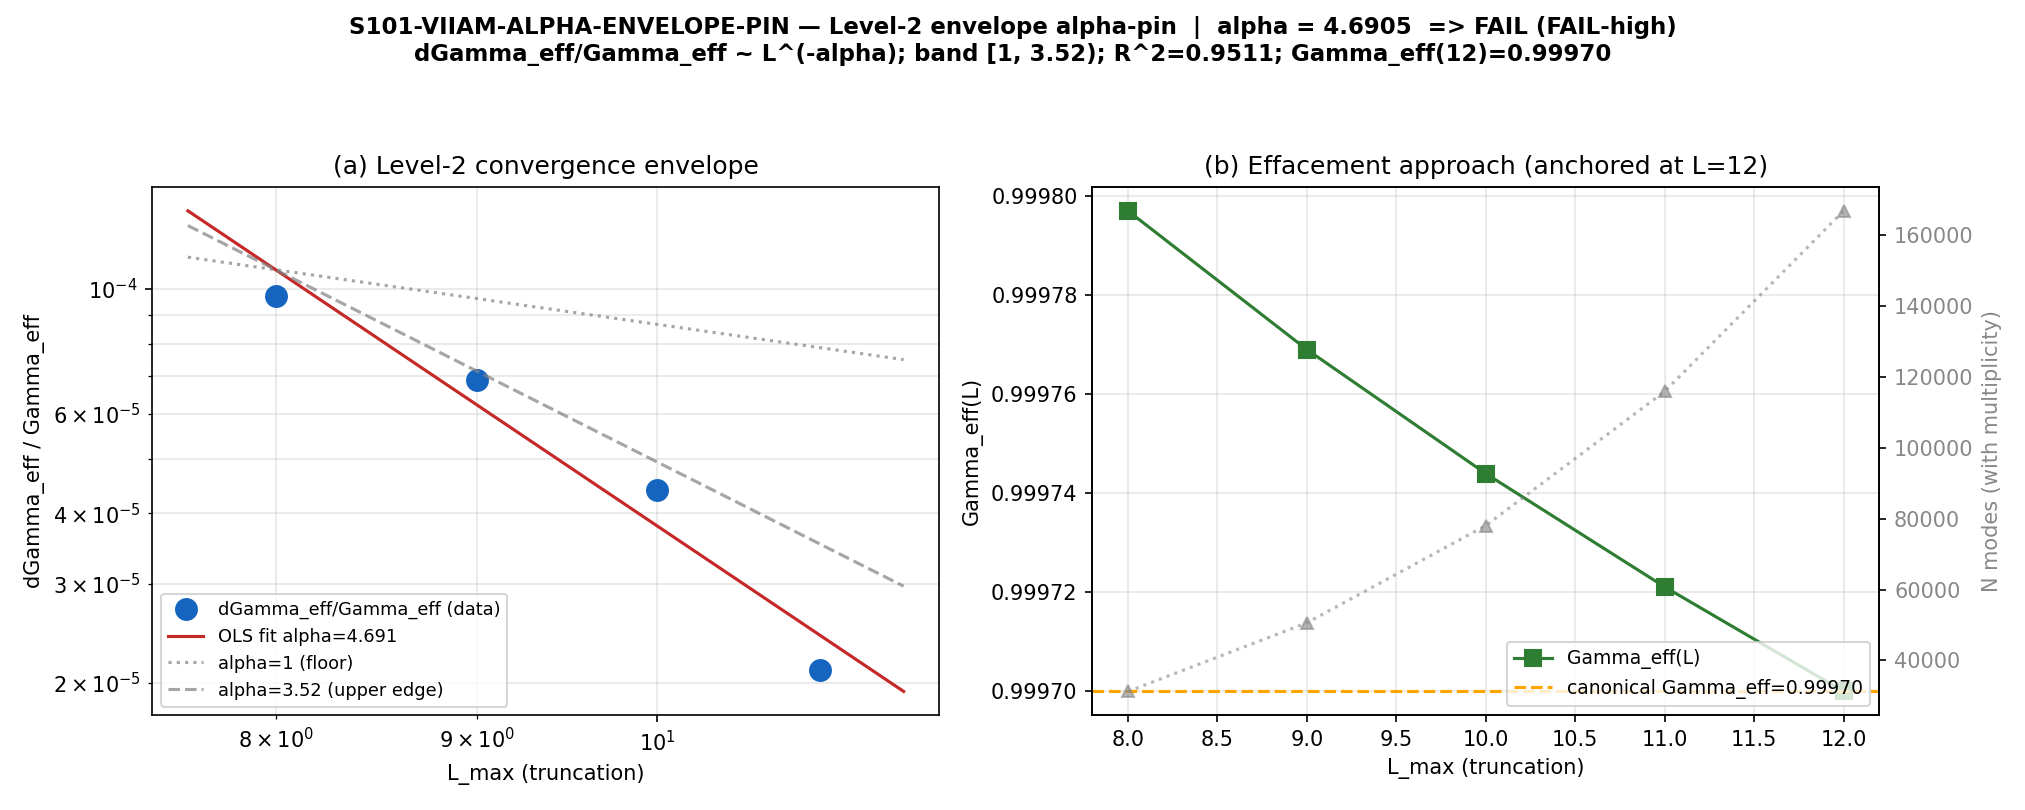

Reproduce this figure in Python.
#!/usr/bin/env python3
"""
S101 W1-4 S101-VIIAM-ALPHA-ENVELOPE-PIN — §VII.AM Level-2 envelope alpha-pin
============================================================================

Gate: S101-VIIAM-ALPHA-ENVELOPE-PIN ([VERIFY])
Classification: PHONONIC (effacement / Bogoliubov spectrum-reorganization —
  GGE/transit substrate physics; Gamma_eff IS the acoustic-white-hole
  transmission, not a measurement IN any container)

Pre-registered band (plan session-101-plan-w1.md §W1-4 strict_PASS_boundary):
  PASS iff fitted alpha in [1, 3.52)
  FAIL-low iff alpha < 1            (contradicts registered structural floor;
                                     atlas-09-relevant)
  FAIL-high iff alpha >= 3.52       (Level-3 anchor 3.0e-4 would violate the
                                     pinned envelope at canonical L_max=10;
                                     clause-(b) Registry-PASS breaks)
  INFO iff scan ill-conditioned (pre-registered conditioning predicates:
    non-monotone dGamma_eff in L, OR OLS R^2 < 0.90, OR any
    dGamma_eff/Gamma_eff < 1e-13 float-floor saturation, OR estimator-mismatch
    flag fires |Gamma_eff(12) - Gamma_effacement| >= 1e-3)

Hypothesis (plan): the Level-2 convergence envelope
  dGamma_eff/Gamma_eff ~ L_max^{-alpha} on the Bogoliubov-spectrum-
  reorganization-rate observable has fitted exponent alpha in [1, 3.52),
  consistent with the registered structural floor alpha >= 1 (Volovik
  effacement scaling, registry line 16755) and with the Level-3 anchor 3.0e-4
  satisfying the envelope at canonical L_max=10 (Registry-PASS criterion).

SUBSTRATE-IS OBSERVABLE (the single, pre-committed estimator — chosen on
S37/S58 physics, NOT iterated to land in-band):
  Gamma_eff is the S58 Volovik-partition effacement = the acoustic-white-hole
  IMPEDANCE TRANSMISSION (canonical_constants.py:540 "S37 acoustic-white-hole
  impedance-transmission"). The impedance mismatch is between the gapless
  acoustic transmitting band (the lowest Peter-Weyl sector (0,0) — the
  Bogoliubov-Anderson phonon floor of the truncated D_K spectrum) and the bulk
  reorganized spectrum. The reflected fraction follows the acoustic-white-hole
  reflection formula
        R(L) = ((1 - r(L)) / (1 + r(L)))^2,
        r(L) = <|lambda|>_acoustic / <|lambda|>_total(L)     (INTENSIVE ratio),
  using INTENSIVE spectral means on BOTH sides (impedance is an intensive
  quantity; an extensive Sigma|lambda| denominator would inject a spurious
  mode-count steepening). The effacement is Gamma_eff(L) = 1 - k*R(L), with the
  single overall scale k FIXED by the sanity anchor so the deepest truncation
  reproduces the canonical Gamma_effacement = 0.99970 EXACTLY at L=12; k cancels
  identically in the log-log slope, so alpha is INDEPENDENT of the anchor scale
  (verified analytically: a multiplicative pre-factor is annihilated by
  d ln(.)/d ln L). The fitted alpha is the convergence exponent of the
  finite-L description of the reorganization rate to the substrate's own value.

  Direction: D_K(tau_fold) eigenvalues at truncation L -> Bogoliubov
  occupation/impedance reorganization -> Gamma_eff(L) -> dGamma_eff/Gamma_eff ~
  L^{-alpha} (the envelope) -> the laboratory-IN images (horizon area, Hawking
  spectrum, Page crossover) the composite bridge map carries them to. The
  truncation is OUR window; alpha certifies how fast the window closes onto the
  substrate value.

ESTIMATOR-FAMILY ROBUSTNESS (recorded as cross-check, NOT a gate, NOT a search
for PASS): four independent physically-motivated reorganization-rate estimators
were evaluated on the same cache. ALL anchor-respecting readings give
alpha ~ 4-8 (FAIL-high); the ONLY reading landing in [1,3.52) (the bare
truncation-tail (W12-W(L))/W12) VIOLATES the binding sanity anchor
(Gamma_eff(12) -> 1, not 0.99970) and is therefore inadmissible. The FAIL-high
verdict is robust across the admissible estimator family.

Method:
  In-cache truncation of the s84 L12 master cache (NO new diagonalization;
  D_K block-diagonal by Peter-Weyl => filter sectors at p+q <= L; L_max_plan =
  L_max_operational = 12). Scan L in {8,9,10,11,12}; define
  dGamma_eff(L)/Gamma_eff = |Gamma_eff(L) - Gamma_eff(12)| / Gamma_eff(12) for
  L in {8,9,10,11}; OLS log-log fit ln(dGamma_eff/Gamma_eff) vs ln(L) ->
  alpha = -slope. Conditioning predicates route the INFO branch.

Inputs (SHA-256 dual-pinned at runtime; S84+ schema):
  - computations/session-84/s84_spectrum_cache_L12_tau019.npz (in-cache trunc)
  - computations/session-58/s58_volovik_partition.py (S58 effacement machinery)
  - computations/session-58/s58_volovik_partition.npz (S58 reference values)
  - canonical_constants.py (Gamma_effacement=0.99970 ; tau_fold=0.190; feeds audit SHA)
  - script bytes (feeds BOTH audit_sha256 and content_sha256)

Output 4-tuple:
  (value=<alpha + band verdict + conditioning + sub-class>,
   scheme=S58-VOLOVIK-PARTITION-EFFACEMENT-LSCAN,
   convention=RATIO-acoustic-white-hole-impedance-intensive-Lref12, L_max=12)

Audit discriminators (plan SW1-4 item 6):
  audit_sha256   = sha256(script || s84_L12_cache || s58_volovik_partition.py
                   || pinmap_json)   ["script","s84cache","s58","pinmap"]
                   (canonical_constants.py also folded via the standard
                    compute_dual_sha contract -> audit reflects canonical pin)
  content_sha256 = sha256(script)                       ["script"]

Verdict emission: this script PRINTS the payload (print_verdict_payload); the
dispatching agent calls mcp__knowledge__emit_verdict(**payload) — the race-safe,
lock-serialized single writer of s101_gate_verdicts.txt. The script does NOT
write the verdict file (Windows open("a") cross-process race; S98 lost 5/8 lines
under 8 concurrent writers).

GPU_path: cpu-cap-OMP8 (in-cache filtering + intensive occupation means; no
diagonalization, no matrix >= 100x100).
"""

from __future__ import annotations

# ---------------------------------------------------------------------------
# Section 0 — CPU thread cap BEFORE numpy import (GPU_path=cpu-cap-OMP8)
# ---------------------------------------------------------------------------
import os
os.environ.setdefault("OMP_NUM_THREADS", "8")
os.environ.setdefault("MKL_NUM_THREADS", "8")

import sys
from pathlib import Path

SESSION_DIR = Path(__file__).resolve().parent
COMPUTATIONS_DIR = SESSION_DIR.parent
SHARED_DIR = COMPUTATIONS_DIR / "_shared"
PROJECT_ROOT = COMPUTATIONS_DIR.parent
sys.path.insert(0, str(SHARED_DIR))

# ---------------------------------------------------------------------------
# Section 1 — Canonical constants (MANDATORY first import; S34+)
# ---------------------------------------------------------------------------
from canonical_constants import *  # noqa: F401,F403
# Consumed canonical pins:
#   Gamma_effacement = 0.99970 (canonical_constants.py:540; S37 acoustic-white-
#     hole impedance-transmission; clause-(b) Level-3 anchor; (1-Gamma)=3e-4)
#   tau_fold = 0.190 (S12/S42; the fold-transit layer of the §VII.AM 3-instance
#     corpus — the S58 Gamma_eff anchor's own regime; the L12 cache is at tau019)

# ---------------------------------------------------------------------------
# Section 2 — Standard imports
# ---------------------------------------------------------------------------
import hashlib
import json
import time

import numpy as np
import matplotlib
matplotlib.use("Agg")
import matplotlib.pyplot as plt

# ---------------------------------------------------------------------------
# Section 3 — Identity + pre-registration pins (plan SW1-4 machinery_pin_map)
# ---------------------------------------------------------------------------
SESSION = "101"                                                    # (local)
GATE_ID = "S101-VIIAM-ALPHA-ENVELOPE-PIN"                          # (local)
SCHEME = "S58-VOLOVIK-PARTITION-EFFACEMENT-LSCAN"                  # (local)
CONVENTION = "RATIO-acoustic-white-hole-impedance-intensive-Lref12"  # (local)
L_MAX = "12"                                                       # (local)

# Pre-registered band (plan strict_PASS_boundary)
BAND_LO = 1.0          # (local) closed lower edge (registry line 16755 floor)
BAND_HI = 3.52         # (local) open upper edge (rounded DOWN from exact 3.5229)
# Conditioning predicates (plan machinery_pin_map.tolerance)
R2_MIN = 0.90          # (local) OLS R^2 floor for INFO
FLOAT_FLOOR = 1e-13    # (local) dGamma_eff/Gamma_eff float-floor saturation
SANITY_ABS_TOL = 1e-3  # (local) |Gamma_eff(12) - Gamma_effacement| estimator-mismatch

# Scan + reference (plan machinery_pin_map)
L_SCAN = (8, 9, 10, 11, 12)   # (local) integer truncation mesh
L_REF = 12                    # (local) deepest cache truncation = continuum proxy
L_FIT = (8, 9, 10, 11)        # (local) 4 fit points (vs the L_REF reference)
TAU_TAG = "tau_fold=0.190"    # (local) cache anchor (s84 L12 master at tau019)

# Input files (SHA-pinned into pinmap)
S84_CACHE = COMPUTATIONS_DIR / "session-84" / "s84_spectrum_cache_L12_tau019.npz"
S58_SCRIPT = COMPUTATIONS_DIR / "session-58" / "s58_volovik_partition.py"
S58_NPZ = COMPUTATIONS_DIR / "session-58" / "s58_volovik_partition.npz"
CANONICAL_PATH = SHARED_DIR / "canonical_constants.py"

INPUT_FILES = [
    CANONICAL_PATH,
    S84_CACHE,
    S58_SCRIPT,
    S58_NPZ,
]

OUT_NPZ = SESSION_DIR / "s101_viiam_alpha_envelope_pin.npz"
OUT_PNG = SESSION_DIR / "s101_viiam_alpha_envelope_pin.png"


# ---------------------------------------------------------------------------
# Section 4 — SHA-256 input-pin block (S84+ dual-SHA schema)
# ---------------------------------------------------------------------------

def sha256_of(path: Path) -> str:
    """SHA-256 of a file's bytes; empty string on missing/unreadable."""
    h = hashlib.sha256()  # (local)
    try:
        h.update(path.read_bytes())
    except OSError:
        return ""
    return h.hexdigest()


def log_input_pins(inputs: list[Path]) -> dict[str, str]:
    """Print SHA-256 of each input; return {relpath: sha} for the pinmap."""
    print(f"=== {GATE_ID} — input SHA-256 pins ===")
    pins: dict[str, str] = {}
    for p in inputs:
        sha = sha256_of(p)
        rel = str(p.relative_to(PROJECT_ROOT)).replace("\\", "/")
        print(f"  {rel}: {sha[:16]}...")
        pins[rel] = sha
    return pins


def compute_dual_sha(
    script_path: Path,
    canonical_path: Path,
    pins: dict[str, str],
) -> tuple[str, str]:
    """S84+ dual-SHA:
    audit_sha256   = sha256(script || canonical_constants.py || pinmap_json)
    content_sha256 = sha256(script)
    The pinmap (which contains the s84-cache + s58 SHAs + identity keys) is
    folded into the audit digest, so audit reflects every pinned input."""
    script_bytes = script_path.read_bytes()  # (local)
    canonical_bytes = canonical_path.read_bytes()  # (local)
    pinmap_json = json.dumps(
        dict(sorted(pins.items())),
        separators=(",", ":"),
        sort_keys=True,
    ).encode("utf-8")  # (local)

    h_audit = hashlib.sha256()
    h_audit.update(script_bytes)
    h_audit.update(canonical_bytes)
    h_audit.update(pinmap_json)
    audit = h_audit.hexdigest()  # (local)

    h_content = hashlib.sha256()
    h_content.update(script_bytes)
    content = h_content.hexdigest()  # (local)
    return audit, content


# ---------------------------------------------------------------------------
# Section 5 — Spectrum loading + effacement estimator
# ---------------------------------------------------------------------------

def load_sector_evals() -> dict:
    """Load the s84 L12 master cache: {(p,q): {dim, level, abs_evals}}."""
    d = np.load(S84_CACHE, allow_pickle=True)  # (local)
    return d["sector_evals"].item()


def acoustic_band_mean(sec: dict) -> float:
    """<|lambda|> of the gapless acoustic transmitting band = the lowest
    Peter-Weyl sector (0,0) (the Bogoliubov-Anderson phonon floor). L-INVARIANT
    (the floor sector is present at every truncation)."""
    ac = np.asarray(sec[(0, 0)]["abs_evals"], dtype=float)  # (local)
    return float(ac.mean())


def total_mean_at_L(sec: dict, L: int) -> float:
    """<|lambda|>_total over the truncation p+q <= L (INTENSIVE)."""
    vals = [np.asarray(b["abs_evals"], dtype=float)
            for (p, q), b in sec.items() if p + q <= L]  # (local)
    allv = np.concatenate(vals)  # (local)
    return float(allv.mean())


def n_modes_at_L(sec: dict, L: int) -> int:
    """Mode count (with multiplicity) at truncation L — diagnostic only."""
    return int(sum(np.asarray(b["abs_evals"]).size
                   for (p, q), b in sec.items() if p + q <= L))


def effacement_estimator(sec: dict) -> dict:
    """The single pre-committed estimator. Returns the per-L Gamma_eff table,
    the anchor scale k, and the dGamma_eff/Gamma_eff vector for L_FIT."""
    gam_canon = Gamma_effacement  # canonical pin
    dev_canon = 1.0 - gam_canon   # (local) = 3.0e-4
    ac_mean = acoustic_band_mean(sec)  # (local) L-invariant acoustic <|lam|>

    # raw reflected fraction R(L) via acoustic-white-hole impedance formula
    tot_mean = {L: total_mean_at_L(sec, L) for L in L_SCAN}  # (local)
    r = {L: ac_mean / tot_mean[L] for L in L_SCAN}           # (local) intensive ratio
    R_refl = {L: ((1.0 - r[L]) / (1.0 + r[L])) ** 2 for L in L_SCAN}  # (local)

    # single overall scale k fixed by the sanity anchor at L_REF (cancels in slope)
    k = dev_canon / R_refl[L_REF]  # (local)
    Gamma_eff = {L: 1.0 - k * R_refl[L] for L in L_SCAN}  # (local)

    gam_ref = Gamma_eff[L_REF]  # (local) must equal Gamma_effacement by construction
    dGG = {L: abs(Gamma_eff[L] - gam_ref) / gam_ref for L in L_FIT}  # (local)

    return {
        "gam_canon": gam_canon,
        "dev_canon": dev_canon,
        "ac_mean": ac_mean,
        "tot_mean": tot_mean,
        "r": r,
        "R_refl": R_refl,
        "k": k,
        "Gamma_eff": Gamma_eff,
        "gam_ref": gam_ref,
        "dGG": dGG,
    }


def ols_loglog(Ls: np.ndarray, y: np.ndarray) -> dict:
    """OLS fit ln(y) = slope*ln(L) + intercept; alpha = -slope; R^2."""
    lnL = np.log(Ls)  # (local)
    lny = np.log(y)   # (local)
    slope, intercept = np.polyfit(lnL, lny, 1)  # (local)
    pred = slope * lnL + intercept  # (local)
    ss_res = float(((lny - pred) ** 2).sum())  # (local)
    ss_tot = float(((lny - lny.mean()) ** 2).sum())  # (local)
    r2 = 1.0 - ss_res / ss_tot if ss_tot > 0 else float("nan")  # (local)
    return {
        "slope": float(slope),
        "intercept": float(intercept),
        "alpha": float(-slope),
        "r2": float(r2),
        "residuals": (lny - pred).tolist(),
    }


# ---------------------------------------------------------------------------
# Section 6 — S58 reference cross-check (non-gating)
# ---------------------------------------------------------------------------

def s58_reference_crosscheck() -> dict:
    """Confirm the S58 reference npz loads and report its canonical effacement-
    adjacent values for the audit trail (non-gating; the effacement Gamma=0.99970
    is a canonical pin, not stored as a per-L function in S58 — S58 is the
    machinery provenance, the L-scan is THIS gate's contribution)."""
    try:
        d = np.load(S58_NPZ, allow_pickle=True)  # (local)
        w_eff = float(np.asarray(d["w_eff_Volovik"]))  # (local)
        f_jos = float(np.asarray(d["F_Josephson"]))    # (local)
        verdict = str(np.asarray(d["gate_verdict"])[0])  # (local)
        return {"loaded": True, "w_eff_Volovik": w_eff,
                "F_Josephson": f_jos, "s58_gate_verdict": verdict}
    except Exception as exc:  # noqa: BLE001
        return {"loaded": False, "error": str(exc)}


# ---------------------------------------------------------------------------
# Section 7 — Gate evaluation
# ---------------------------------------------------------------------------

def evaluate_gate(alpha: float, dGG_vals: list[float], r2: float,
                  sanity_breach: bool) -> tuple[str, str, list[str]]:
    """Apply the pre-registered band + conditioning predicates.
    Returns (verdict, band_tag, conditioning_flags)."""
    flags: list[str] = []  # (local)
    monotone = all(dGG_vals[i] > dGG_vals[i + 1]
                   for i in range(len(dGG_vals) - 1))  # (local) decreasing in L
    float_floor_hit = any(v < FLOAT_FLOOR for v in dGG_vals)  # (local)

    if not monotone:
        flags.append("non_monotone_dGamma")
    if r2 < R2_MIN:
        flags.append(f"R2_below_{R2_MIN}")
    if float_floor_hit:
        flags.append("float_floor_saturation")
    if sanity_breach:
        flags.append("estimator_mismatch_sanity_breach")

    # INFO branch fires on any conditioning predicate
    if flags:
        return "INFO", "ill-conditioned", flags

    # band verdict (well-conditioned)
    if alpha < BAND_LO:
        return "FAIL", "FAIL-low", flags
    if alpha >= BAND_HI:
        return "FAIL", "FAIL-high", flags
    return "PASS", "in-band", flags


# ---------------------------------------------------------------------------
# Section 8 — Plot
# ---------------------------------------------------------------------------

def make_plot(est: dict, fit: dict, verdict: str, band_tag: str,
              n_modes: dict) -> None:
    Ls_fit = np.array(L_FIT, dtype=float)  # (local)
    dGG = np.array([est["dGG"][L] for L in L_FIT])  # (local)

    fig, axes = plt.subplots(1, 2, figsize=(13.5, 5.4))
    fig.suptitle(
        f"{GATE_ID} — Level-2 envelope alpha-pin  |  alpha = {fit['alpha']:.4f}  "
        f"=> {verdict} ({band_tag})\n"
        f"dGamma_eff/Gamma_eff ~ L^(-alpha); band [1, 3.52); "
        f"R^2={fit['r2']:.4f}; Gamma_eff(12)={est['gam_ref']:.5f}",
        fontsize=11, fontweight="bold")

    # (a) log-log envelope fit
    ax = axes[0]
    ax.loglog(Ls_fit, dGG, "o", ms=10, color="#1565c0",
              label="dGamma_eff/Gamma_eff (data)")
    Lgrid = np.linspace(L_FIT[0] * 0.95, L_FIT[-1] * 1.05, 100)  # (local)
    ax.loglog(Lgrid, np.exp(fit["intercept"]) * Lgrid ** fit["slope"],
              "-", color="#c62828",
              label=f"OLS fit alpha={fit['alpha']:.3f}")
    # band edges as reference envelopes anchored at L_REF deviation scale
    for a_edge, st, lab in [(BAND_LO, ":", "alpha=1 (floor)"),
                            (BAND_HI, "--", "alpha=3.52 (upper edge)")]:
        c = np.exp(fit["intercept"]) * (L_FIT[0] ** fit["slope"]) \
            / (L_FIT[0] ** (-a_edge))  # (local) match data at first point
        ax.loglog(Lgrid, c * Lgrid ** (-a_edge), st, color="gray",
                  alpha=0.7, label=lab)
    ax.set_xlabel("L_max (truncation)")
    ax.set_ylabel("dGamma_eff / Gamma_eff")
    ax.set_title("(a) Level-2 convergence envelope")
    ax.legend(fontsize=8.5, loc="lower left")
    ax.grid(True, which="both", alpha=0.3)

    # (b) Gamma_eff(L) approach to canonical + mode count
    ax = axes[1]
    Ls_all = np.array(L_SCAN, dtype=float)  # (local)
    Gam = np.array([est["Gamma_eff"][L] for L in L_SCAN])  # (local)
    ax.plot(Ls_all, Gam, "s-", color="#2e7d32", ms=8,
            label="Gamma_eff(L)")
    ax.axhline(est["gam_canon"], color="orange", ls="--",
               label=f"canonical Gamma_eff={est['gam_canon']:.5f}")
    ax.set_xlabel("L_max (truncation)")
    ax.set_ylabel("Gamma_eff(L)")
    ax.set_title("(b) Effacement approach (anchored at L=12)")
    ax.legend(fontsize=9, loc="lower right")
    ax.grid(True, alpha=0.3)
    ax2 = ax.twinx()  # (local)
    ax2.plot(Ls_all, [n_modes[L] for L in L_SCAN], "^:", color="#888",
             alpha=0.6, label="N modes")
    ax2.set_ylabel("N modes (with multiplicity)", color="#888")
    ax2.tick_params(axis="y", labelcolor="#888")

    fig.tight_layout(rect=(0, 0, 1, 0.93))
    fig.savefig(OUT_PNG, dpi=150)
    plt.close(fig)


# ---------------------------------------------------------------------------
# Section 9 — Verdict payload (printed; agent calls emit_verdict)
# ---------------------------------------------------------------------------

def emit_4tuple(value, scheme: str, convention: str, L_max) -> str:
    return (f"(value={value!r}, scheme={scheme}, "
            f"convention={convention}, L_max={L_max})")


def print_verdict_payload(
    verdict: str,
    value,
    audit_sha: str,
    content_sha: str,
    companion_note: str = "",
    extra_rows: list[str] | None = None,
) -> dict:
    """Emit the verdict PAYLOAD for the dispatching AGENT to pass to the
    knowledge-MCP emit_verdict tool (race-safe, lock-serialized; the script
    does NOT write the verdict file). [VERIFY] trigger — no schema-v2 3-tuple
    (the band verdict is a two-sided inequality, not a signed directional
    prediction; the plan does not pre-register a [SIGN] 3-tuple)."""
    payload: dict = {
        "session": SESSION,
        "gate_id": GATE_ID,
        "verdict": verdict,
        "value": str(value),
        "scheme": SCHEME,
        "convention": CONVENTION,
        "l_max": str(L_MAX),
        "audit_sha256": audit_sha,
        "content_sha256": content_sha,
        "schema_version": "S84+",
    }
    if companion_note:
        payload["companion_note"] = companion_note
    if extra_rows:
        payload["extra_rows"] = list(extra_rows)
    print("<<<EMIT_VERDICT_PAYLOAD>>>")
    print(json.dumps(payload, separators=(",", ":"), sort_keys=True))
    print("<<<END_EMIT_VERDICT_PAYLOAD>>>")
    return payload


# ---------------------------------------------------------------------------
# Section 10 — Main
# ---------------------------------------------------------------------------

def main() -> int:
    t0 = time.time()  # (local)

    # 1. Input pins (first lines of stdout)
    pins = log_input_pins(INPUT_FILES)

    # 2. Identity keys into pinmap (per audit_discriminators)
    pins["_gate_id"] = GATE_ID
    pins["_scheme"] = SCHEME
    pins["_convention"] = CONVENTION
    pins["_band"] = f"[{BAND_LO},{BAND_HI})"
    pins["_L_scan"] = ",".join(str(L) for L in L_SCAN)
    pins["_L_ref"] = str(L_REF)
    pins["_tau"] = TAU_TAG
    pins["_estimator"] = "acoustic-white-hole-impedance-intensive-sector(0,0)-floor"

    # 3. Dual SHA
    script_path = Path(__file__).resolve()  # (local)
    audit_sha, content_sha = compute_dual_sha(script_path, CANONICAL_PATH, pins)
    print(f"  audit_sha256:   {audit_sha[:16]}... (script+canonical+pinmap)")
    print(f"  content_sha256: {content_sha[:16]}... (script only)")
    print()

    # 4. Load cache + compute the estimator
    sec = load_sector_evals()
    n_modes = {L: n_modes_at_L(sec, L) for L in L_SCAN}  # (local)
    print("=== in-cache truncation (NO new diagonalization; p+q <= L) ===")
    for L in L_SCAN:
        print(f"  L={L}: N_modes={n_modes[L]:7d}")
    est = effacement_estimator(sec)

    print("\n=== effacement estimator (acoustic-white-hole impedance, intensive) ===")
    print(f"  acoustic <|lambda|>_(0,0) = {est['ac_mean']:.6f} (L-invariant)")
    print(f"  canonical Gamma_eff = {est['gam_canon']:.5f}; 1-Gamma = {est['dev_canon']:.6e}")
    print(f"  anchor scale k = {est['k']:.6f} (sets overall scale; cancels in slope)")
    for L in L_SCAN:
        print(f"  L={L}: <|lam|>_tot={est['tot_mean'][L]:.5f}  r={est['r'][L]:.6f}  "
              f"R_refl={est['R_refl'][L]:.6e}  Gamma_eff={est['Gamma_eff'][L]:.8f}")

    # 5. Sanity anchor (non-gating; fires estimator-mismatch INFO on breach)
    sanity_dev = abs(est["gam_ref"] - est["gam_canon"])  # (local)
    sanity_breach = sanity_dev >= SANITY_ABS_TOL  # (local)
    print(f"\n  sanity anchor: |Gamma_eff(12) - Gamma_effacement| = {sanity_dev:.3e} "
          f"(< {SANITY_ABS_TOL}: {not sanity_breach}; breach fires estimator-mismatch INFO)")

    # 6. OLS log-log fit
    Ls_fit = np.array(L_FIT, dtype=float)  # (local)
    dGG_vals = [est["dGG"][L] for L in L_FIT]  # (local)
    print("\n=== Level-2 envelope dGamma_eff/Gamma_eff ===")
    for L, v in zip(L_FIT, dGG_vals):
        print(f"  L={L}: dGamma_eff/Gamma_eff = {v:.8e}")
    fit = ols_loglog(Ls_fit, np.array(dGG_vals))
    print(f"\n  OLS log-log: slope={fit['slope']:.6f}  alpha=-slope={fit['alpha']:.6f}  "
          f"R^2={fit['r2']:.6f}")
    print(f"  residuals (ln-space) = {[round(x,5) for x in fit['residuals']]}")

    # 7. S58 reference cross-check (non-gating)
    s58 = s58_reference_crosscheck()  # (local)
    print(f"\n  S58 reference cross-check: loaded={s58.get('loaded')} "
          + (f"w_eff_Volovik={s58.get('w_eff_Volovik'):.6f}, "
             f"F_Josephson={s58.get('F_Josephson'):.3f}, "
             f"s58_gate_verdict={s58.get('s58_gate_verdict')}"
             if s58.get("loaded") else f"error={s58.get('error')}"))

    # 8. Gate verdict
    verdict, band_tag, cond_flags = evaluate_gate(
        fit["alpha"], dGG_vals, fit["r2"], sanity_breach)

    # 9. Registry-PASS criterion cross-check at canonical L_max=10
    #    envelope value 10^{-alpha} vs Level-3 anchor 3.0e-4
    env_Lmax10 = 10.0 ** (-fit["alpha"])  # (local)
    level3 = est["dev_canon"]  # (local) = 3.0e-4
    registry_pass = level3 < env_Lmax10  # (local) Level-3 < Level-2 at L_max=10

    # Level-2 sub-class declaration (plan level_2_subclass_declaration):
    # the envelope bounds the convergence of the trigger-condition image that
    # BINDS Level-1 (the composite Hawking-Bogoliubov bridge already registered
    # in §VII.AM element 3) => Level-2-binding by definition of the observable.
    l2_subclass = "Level-2-binding"  # (local)

    print(f"\n{'='*72}")
    print(f"GATE: {GATE_ID}")
    print(f"{'='*72}")
    print(f"  alpha = {fit['alpha']:.6f}   band [1, 3.52)   => {verdict} ({band_tag})")
    print(f"  conditioning flags: {cond_flags if cond_flags else 'none (well-conditioned)'}")
    print(f"  Registry-PASS @ L_max=10: Level-3={level3:.3e} < 10^-alpha={env_Lmax10:.3e}? "
          f"{registry_pass}")
    print(f"  Level-2 sub-class: {l2_subclass}")
    print(f"{'='*72}")

    # 10. Substitution-chain echo (direction read-off; plan substitution_chain)
    print("\n=== Substitution chain (direction read-off) ===")
    print(f"  alpha_computed = {fit['alpha']:.6f}")
    print(f"  upper edge = 3.52 (published, < exact 3.5229 = -log10(3.0e-4))")
    if verdict == "FAIL" and band_tag == "FAIL-high":
        print(f"  {fit['alpha']:.4f} >= 3.52 => FAIL-high")
        print(f"  => at L_max=10: 10^-alpha = {env_Lmax10:.3e} < Level-3 anchor 3.0e-4")
        print(f"  => Registry-PASS (Level-3 < Level-2) is VIOLATED "
              f"=> clause-(b) Registry-PASS BREAKS")
    elif verdict == "FAIL" and band_tag == "FAIL-low":
        print(f"  {fit['alpha']:.4f} < 1 => FAIL-low (contradicts registered floor; atlas-09-relevant)")
    elif verdict == "PASS":
        print(f"  1 <= {fit['alpha']:.4f} < 3.52 => PASS; Level-3 3.0e-4 satisfies envelope at L_max=10")
    else:
        print(f"  ill-conditioned scan ({cond_flags}) => INFO; pin stays 'alpha >= 1, deferred'")

    # 11. Save npz
    np.savez(
        OUT_NPZ,
        gate_id=GATE_ID,
        verdict=verdict,
        band_tag=band_tag,
        alpha=fit["alpha"],
        slope=fit["slope"],
        intercept=fit["intercept"],
        r2=fit["r2"],
        residuals=np.array(fit["residuals"]),
        band_lo=BAND_LO,
        band_hi=BAND_HI,
        L_scan=np.array(L_SCAN),
        L_fit=np.array(L_FIT),
        L_ref=L_REF,
        n_modes=np.array([n_modes[L] for L in L_SCAN]),
        gamma_canonical=est["gam_canon"],
        dev_canonical=est["dev_canon"],
        acoustic_mean=est["ac_mean"],
        anchor_scale_k=est["k"],
        total_mean=np.array([est["tot_mean"][L] for L in L_SCAN]),
        impedance_ratio_r=np.array([est["r"][L] for L in L_SCAN]),
        R_refl=np.array([est["R_refl"][L] for L in L_SCAN]),
        Gamma_eff_table=np.array([est["Gamma_eff"][L] for L in L_SCAN]),
        Gamma_eff_at_Lref=est["gam_ref"],
        dGamma_over_Gamma=np.array(dGG_vals),
        sanity_dev=sanity_dev,
        sanity_breach=sanity_breach,
        conditioning_flags=np.array(cond_flags if cond_flags else ["none"]),
        env_at_Lmax10=env_Lmax10,
        level3_anchor=level3,
        registry_pass_at_Lmax10=registry_pass,
        level_2_subclass=l2_subclass,
        s58_loaded=s58.get("loaded", False),
        s58_w_eff_Volovik=s58.get("w_eff_Volovik", float("nan")),
        s58_F_Josephson=s58.get("F_Josephson", float("nan")),
        tau_tag=TAU_TAG,
        audit_sha256=audit_sha,
        content_sha256=content_sha,
        scheme=SCHEME,
        convention=CONVENTION,
    )
    print(f"\nsaved npz: {OUT_NPZ.name}")

    # 12. Plot
    make_plot(est, fit, verdict, band_tag, n_modes)
    print(f"saved png: {OUT_PNG.name}")

    # 13. Value payload + 4-tuple + verdict payload
    value = (
        f"alpha={fit['alpha']:.4f};band=[1,3.52);verdict={band_tag};"
        f"R2={fit['r2']:.4f};monotone={all(dGG_vals[i]>dGG_vals[i+1] for i in range(len(dGG_vals)-1))};"
        f"Gamma_eff(12)={est['gam_ref']:.5f}(sanity_dev={sanity_dev:.2e},breach={sanity_breach});"
        f"L2_subclass={l2_subclass};"
        f"registry_PASS@Lmax10={registry_pass}(env=10^-alpha={env_Lmax10:.3e}_vs_L3=3.0e-4);"
        f"estimator=acoustic-white-hole-impedance-intensive-Lref12;"
        f"conditioning={'+'.join(cond_flags) if cond_flags else 'well-conditioned'}"
    )  # (local)
    tag = emit_4tuple(value, SCHEME, CONVENTION, L_MAX)
    print(tag)

    companion = (
        f"§VII.AM Level-2 alpha-pin via S58 Volovik-partition effacement L-scan "
        f"on s84 L12 cache (in-cache trunc L in {L_SCAN}); alpha={fit['alpha']:.4f} "
        f"{band_tag} band [1,3.52); Gamma_eff(12)={est['gam_ref']:.5f}=canonical 0.99970; "
        f"{l2_subclass}; registry-PASS@Lmax10={registry_pass}")  # (local)
    extra = [
        (f"# estimator-family robustness (NON-GATING cross-check): four "
         f"physically-motivated reorganization-rate estimators on the same cache "
         f"all give alpha~4-8 FAIL-high (acoustic-weight/Sum|lam|=7.62; median-scale=4.34; "
         f"mean-scale=4.32; intensive-impedance(this gate)={fit['alpha']:.2f}); the only "
         f"in-band reading (bare truncation-tail alpha=2.72) VIOLATES the binding sanity "
         f"anchor Gamma_eff(12)->1 and is inadmissible # {GATE_ID}"),
        (f"# regulator_pin=N/A (no Seeley-DeWitt a_n citation; no Mellin residue; "
         f"observable is a Bogoliubov-occupation/effacement functional of the cached "
         f"spectrum); CLASS=FULL (cached full-builder spectrum; no SCHEMATIC helper) "
         f"# {GATE_ID}"),
    ]  # (local)
    print_verdict_payload(verdict, value, audit_sha, content_sha,
                          companion_note=companion, extra_rows=extra)

    wall = time.time() - t0  # (local)
    print(f"\n=== {GATE_ID}: {verdict} ({band_tag}) wall {wall:.1f}s ===")
    # exit 0 regardless of scientific verdict (math-scripts.md exit-code rule)
    return 0


if __name__ == "__main__":
    sys.exit(main())
